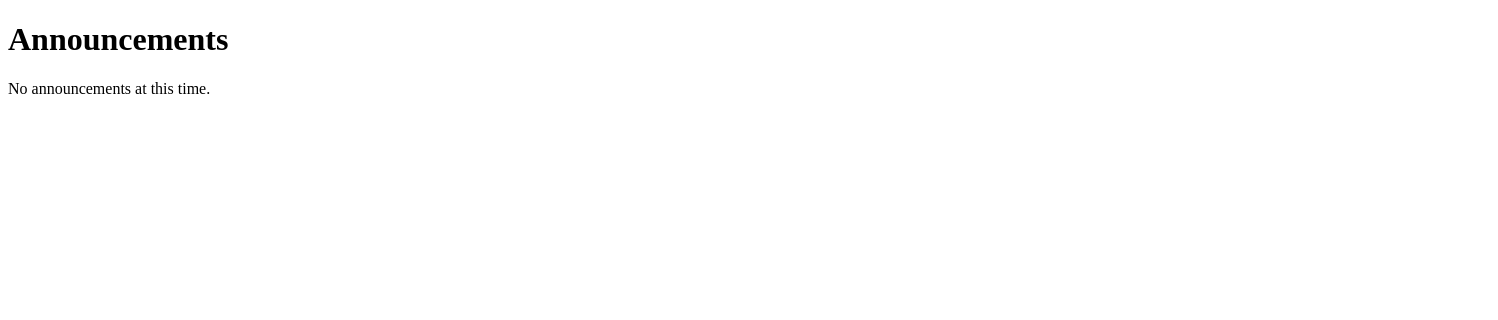
Page /events/ (signed in) on the earlier database version.
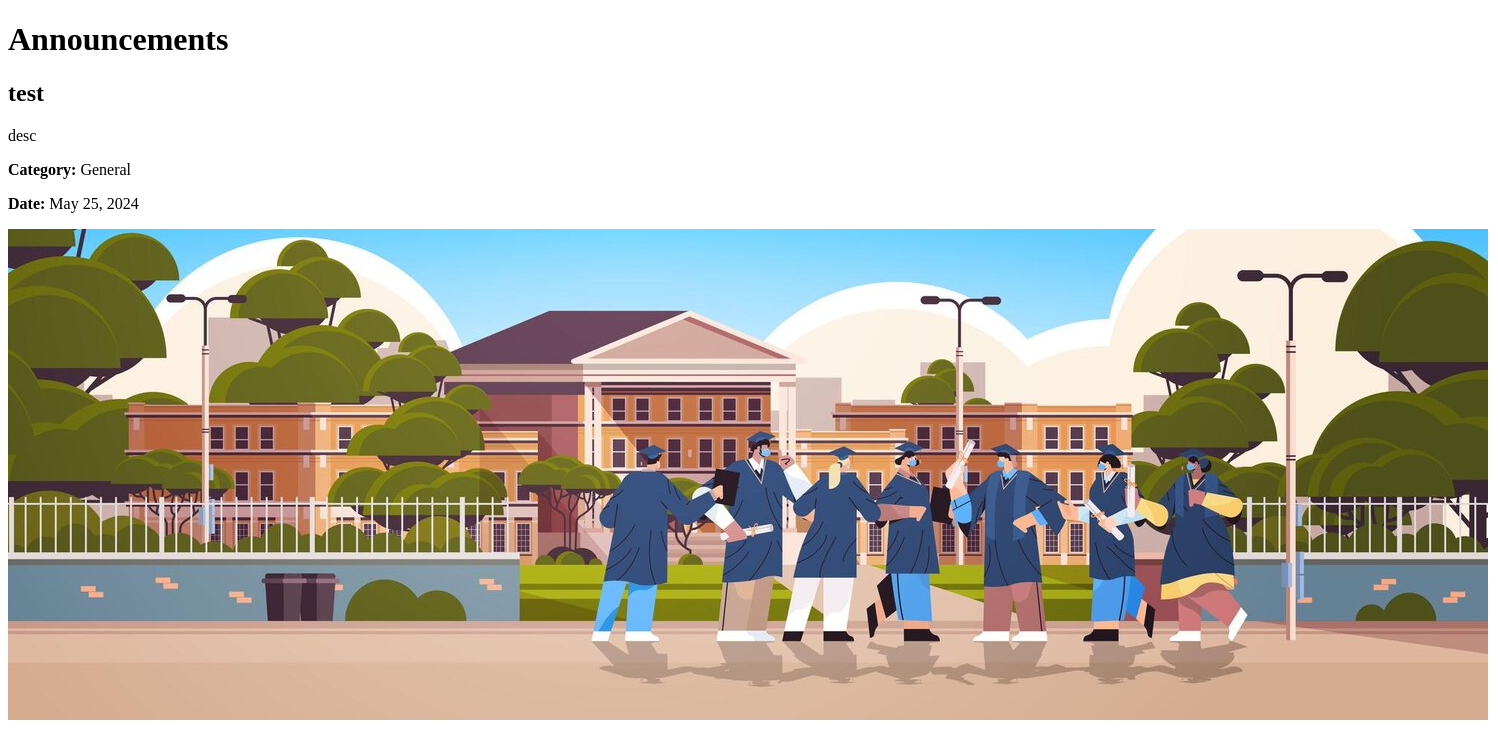
Same page on the later database version.
### core/models.py (models this page shows, shortened)
class Announcements(models.Model):
    CATEGORY_CHOICES = [
        ('General', 'General'),
        ('Academic', 'Academic'),
        ('Recruitment', 'Recruitment'),
        ('Events', 'Events'),
        ('Trips', 'Trips'),
    ]
    title = models.CharField(max_length=255)
    description = models.TextField()
    date = models.DateField()
    category=models.CharField(max_length=255, choices=CATEGORY_CHOICES, default='General')
    is_user_only= models.BooleanField(default=False)
    active=models.BooleanField(default=False)
    photo= models.ImageField(upload_to='announcements/', null=True, blank=True)

### core/views.py (the view)
# urls.py: path('events/', views.announcements, name='events'),
def announcements(request):
    if request.user.is_authenticated:
        announcements = Announcements.objects.filter(active=True)
    else:
        announcements = Announcements.objects.filter(is_user_only=False, active=True)
    context = {'announcements': announcements}
    return render(request, 'core/user_announcements.html', context)

### core/templates/core/user_announcements.html (shortened to what this page needs)
<!DOCTYPE html>
<html lang="en">
<head>
</head>
<body>
    <h1>Announcements</h1>
    {% for announcement in announcements %}
        <div>
            <h2>{{ announcement.title }}</h2>
            <p>{{ announcement.description }}</p>
            <p><strong>Category:</strong> {{ announcement.get_category_display }}</p>
            <p><strong>Date:</strong> {{ announcement.date }}</p>
            {% if announcement.photo %}
                <img src="{{ announcement.photo.url }}" alt="{{ announcement.title }}">
            {% endif %}
        </div>
    {% empty %}
        <p>No announcements at this time.</p>
    {% endfor %}
</body>
</html>

Differences in the rows shown:
added Announcements: title "test", description "desc", category "General", date "May 25, 2024", photo (picture)
Other differences:
text no longer shown: "No announcements at this time."
